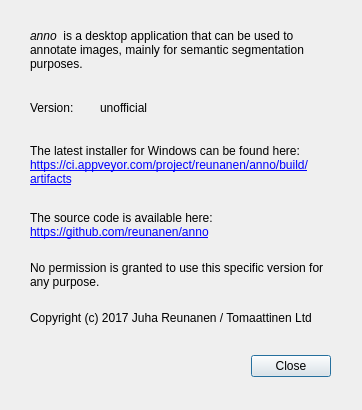
<?xml version="1.0" encoding="UTF-8"?>
<ui version="4.0">
 <class>aboutDialog</class>
 <widget class="QDialog" name="aboutDialog">
  <property name="geometry">
   <rect>
    <x>0</x>
    <y>0</y>
    <width>362</width>
    <height>410</height>
   </rect>
  </property>
  <property name="windowTitle">
   <string>About anno</string>
  </property>
  <property name="modal">
   <bool>true</bool>
  </property>
  <widget class="QDialogButtonBox" name="buttonBox">
   <property name="geometry">
    <rect>
     <x>160</x>
     <y>350</y>
     <width>171</width>
     <height>32</height>
    </rect>
   </property>
   <property name="orientation">
    <enum>Qt::Horizontal</enum>
   </property>
   <property name="standardButtons">
    <set>QDialogButtonBox::Close</set>
   </property>
  </widget>
  <widget class="QLabel" name="introduction">
   <property name="geometry">
    <rect>
     <x>30</x>
     <y>20</y>
     <width>311</width>
     <height>61</height>
    </rect>
   </property>
   <property name="text">
    <string>&lt;html&gt;&lt;head/&gt;&lt;body&gt;&lt;p&gt;&lt;span style=&quot; font-style:italic;&quot;&gt;anno&lt;/span&gt; &amp;nbsp;is a desktop application that can be used to annotate images, mainly for semantic segmentation purposes.&lt;/p&gt;&lt;/body&gt;&lt;/html&gt;</string>
   </property>
   <property name="textFormat">
    <enum>Qt::AutoText</enum>
   </property>
   <property name="wordWrap">
    <bool>true</bool>
   </property>
  </widget>
  <widget class="QLabel" name="installerLocation">
   <property name="geometry">
    <rect>
     <x>30</x>
     <y>140</y>
     <width>311</width>
     <height>51</height>
    </rect>
   </property>
   <property name="text">
    <string>&lt;html&gt;&lt;head/&gt;&lt;body&gt;&lt;p&gt;The latest installer for Windows can be found here:&lt;br/&gt;&lt;a href=&quot;https://ci.appveyor.com/project/reunanen/anno/build/artifacts&quot;&gt;&lt;span style=&quot; text-decoration: underline; color:#0000ff;&quot;&gt;https://ci.appveyor.com/project/reunanen/anno/build/artifacts&lt;/span&gt;&lt;/a&gt;&lt;/p&gt;&lt;/body&gt;&lt;/html&gt;</string>
   </property>
   <property name="wordWrap">
    <bool>true</bool>
   </property>
   <property name="openExternalLinks">
    <bool>true</bool>
   </property>
   <property name="textInteractionFlags">
    <set>Qt::LinksAccessibleByMouse</set>
   </property>
  </widget>
  <widget class="QLabel" name="license">
   <property name="geometry">
    <rect>
     <x>30</x>
     <y>260</y>
     <width>311</width>
     <height>31</height>
    </rect>
   </property>
   <property name="text">
    <string>&lt;html&gt;&lt;head/&gt;&lt;body&gt;&lt;p&gt;No permission is granted to use this specific version for any purpose.&lt;/p&gt;&lt;/body&gt;&lt;/html&gt;</string>
   </property>
   <property name="wordWrap">
    <bool>true</bool>
   </property>
   <property name="openExternalLinks">
    <bool>true</bool>
   </property>
  </widget>
  <widget class="QLabel" name="sourceCodeLocation">
   <property name="geometry">
    <rect>
     <x>30</x>
     <y>200</y>
     <width>311</width>
     <height>51</height>
    </rect>
   </property>
   <property name="text">
    <string>&lt;html&gt;&lt;head/&gt;&lt;body&gt;&lt;p&gt;The source code is available here:&lt;br/&gt;&lt;a href=&quot;https://github.com/reunanen/anno&quot;&gt;&lt;span style=&quot; text-decoration: underline; color:#0000ff;&quot;&gt;https://github.com/reunanen/anno&lt;/span&gt;&lt;/a&gt;&lt;/p&gt;&lt;/body&gt;&lt;/html&gt;</string>
   </property>
   <property name="openExternalLinks">
    <bool>true</bool>
   </property>
  </widget>
  <widget class="QLabel" name="copyright">
   <property name="geometry">
    <rect>
     <x>30</x>
     <y>310</y>
     <width>311</width>
     <height>16</height>
    </rect>
   </property>
   <property name="text">
    <string>Copyright (c) 2017 Juha Reunanen / Tomaattinen Ltd</string>
   </property>
  </widget>
  <widget class="QLabel" name="version">
   <property name="geometry">
    <rect>
     <x>30</x>
     <y>100</y>
     <width>61</width>
     <height>16</height>
    </rect>
   </property>
   <property name="text">
    <string>Version:</string>
   </property>
  </widget>
  <widget class="QLabel" name="versionNumber">
   <property name="geometry">
    <rect>
     <x>100</x>
     <y>100</y>
     <width>81</width>
     <height>16</height>
    </rect>
   </property>
   <property name="text">
    <string>unofficial</string>
   </property>
  </widget>
 </widget>
 <resources/>
 <connections>
  <connection>
   <sender>buttonBox</sender>
   <signal>accepted()</signal>
   <receiver>aboutDialog</receiver>
   <slot>accept()</slot>
   <hints>
    <hint type="sourcelabel">
     <x>248</x>
     <y>254</y>
    </hint>
    <hint type="destinationlabel">
     <x>157</x>
     <y>274</y>
    </hint>
   </hints>
  </connection>
  <connection>
   <sender>buttonBox</sender>
   <signal>rejected()</signal>
   <receiver>aboutDialog</receiver>
   <slot>reject()</slot>
   <hints>
    <hint type="sourcelabel">
     <x>316</x>
     <y>260</y>
    </hint>
    <hint type="destinationlabel">
     <x>286</x>
     <y>274</y>
    </hint>
   </hints>
  </connection>
 </connections>
</ui>
